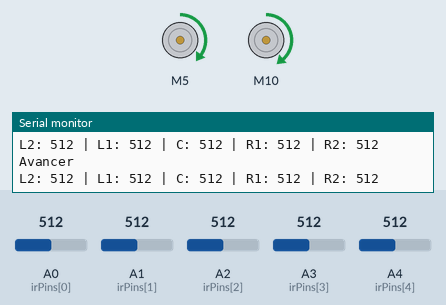
A sketch run on a simulated Arduino Uno, built with avr-gcc and run on an emulated ATmega328P. Shown: 2 × DC motor (green arrow = forward, orange = backward, longer = faster), the last lines printed to the serial monitor. Inputs (shaded band) come from the test bench; at power-on: A0 (irPins[0]) = 512, A3 (irPins[3]) = 512, A2 (irPins[2]) = 512, A1 (irPins[1]) = 512, A4 (irPins[4]) = 512.

Above: at 1.2 s.
1.3 s: A0 (irPins[0]) set to 162
4.3 s: A0 (irPins[0]) set to 137
At 4.8 s:
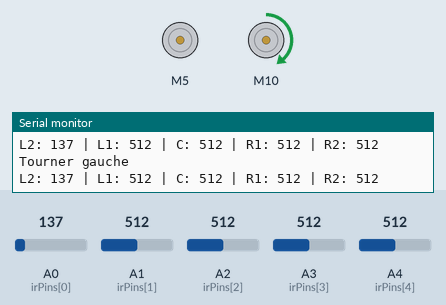
5.8 s: A3 (irPins[3]) set to 167
8.8 s: A3 (irPins[3]) set to 140
At 9.2 s:
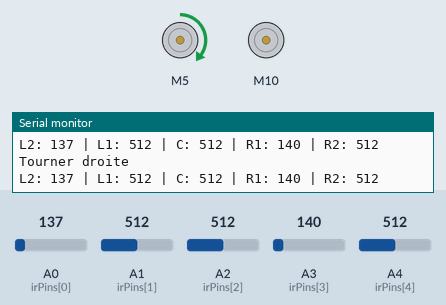
10.4 s: A2 (irPins[2]) set to 161
13.4 s: A2 (irPins[2]) set to 142
At 14.8 s:
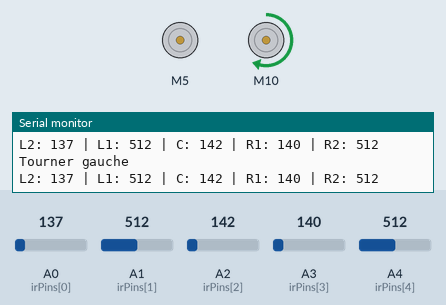
Timing chart, 0 to 16.0 s (numbered marks = the images above; inputs shaded):
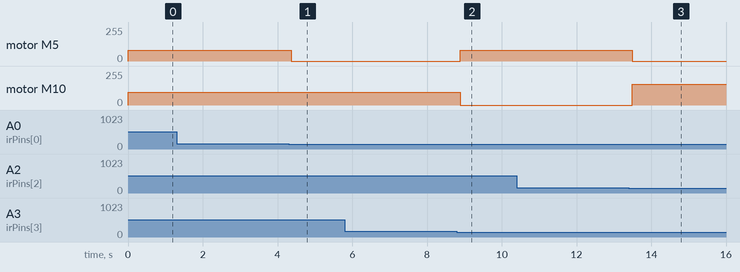

Measured:
- the behaviour switches between 151 and 150 on A0 (irPins[0]) (found by bisection; images 0 and 1)
- the behaviour switches between 151 and 150 on A3 (irPins[3]) (found by bisection; images 1 and 2)
- the behaviour switches between 150 and 149 on A2 (irPins[2]) (found by bisection; images 2 and 3)
- after the input at 4.3 s, motor M5: forward 80/255 → stopped after 0.07 s
- after the input at 8.8 s, motor M5: stopped → forward 80/255 after 0.10 s; motor M10: forward 94/255 → stopped after 0.10 s
- after the input at 13.4 s, motor M5: forward 80/255 → stopped after 0.09 s; motor M10: stopped → forward 154/255 after 0.09 s

The sketch:

suivi_de_ligne_avec_if.ino
```cpp
#include "CytronMotorDriver.h"

// Capteurs : L2, L1, R1, R2
int irPins[5] = {A0, A1, A2, A3, A4}; // adapter selon ton câblage réel

// Moteurs
CytronMD leftMotor(PWM_PWM, 5, 6);
CytronMD rightMotor(PWM_PWM, 10, 11);

int seuil = 150;
int seuil1= seuil;

void setup() {
  Serial.begin(9600);
  for (int i = 0; i < 4; i++) {
    pinMode(irPins[i], INPUT);
  }
}

void loop() {
  int L2 = analogRead(irPins[0]);
  int L1 = analogRead(irPins[1]);
  int C = analogRead(irPins[2]);
  int R1 = analogRead(irPins[3]);
  int R2 = analogRead(irPins[4]);

  Serial.print("L2: "); Serial.print(L2);
  Serial.print(" | L1: "); Serial.print(L1);
  Serial.print(" | C: "); Serial.print(C);
  Serial.print(" | R1: "); Serial.print(R1);
  Serial.print(" | R2: "); Serial.println(R2);

  // Logique de suivi (à adapter selon la couleur de la ligne)
  if ((L1 > seuil)&&(L2> seuil1) && (R1 > seuil)&&(R2> seuil1)) {
    leftMotor.setSpeed(80);
    rightMotor.setSpeed(94);
    Serial.println("Avancer");
  // Ligne à gauche
  }
  else if (R1 > seuil) {
    leftMotor.setSpeed(0);
    rightMotor.setSpeed(94);
    Serial.println("Tourner gauche");
  }
  else if ((R2> seuil1) && (C< seuil1)) {
    leftMotor.setSpeed(0);
    rightMotor.setSpeed(154);
    Serial.println("Tourner gauche");
  }
  // Ligne à droite
  else if (L1 > seuil) {
    leftMotor.setSpeed(80);
    rightMotor.setSpeed(0);
    Serial.println("Tourner droite");
  }
  else if ((L2> seuil1)&& (C<seuil1)) {
    leftMotor.setSpeed(140);
    rightMotor.setSpeed(0);
    Serial.println("Tourner droite");
  }
  else{
    leftMotor.setSpeed(80);
    rightMotor.setSpeed(94);
  }}
```
